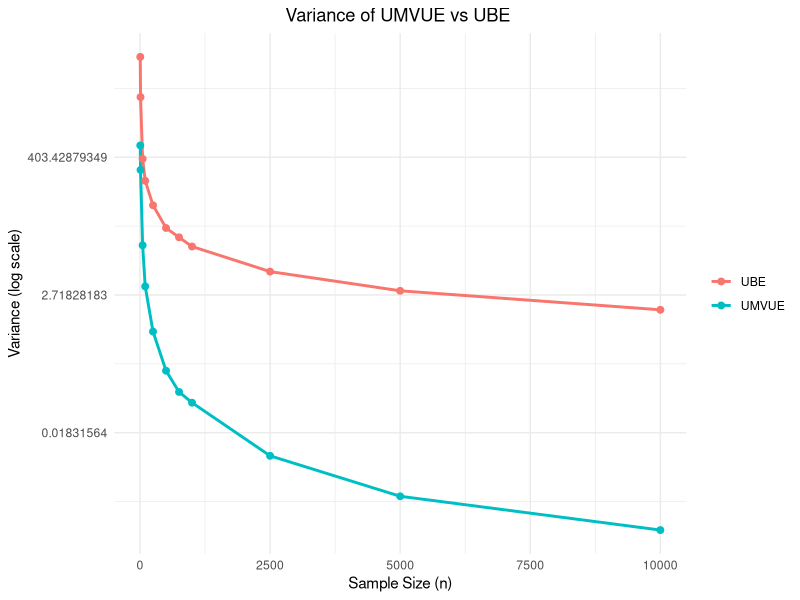

Reproduce this figure in R.
# Generate uniform samples and calculate variances of UMVUE and UBE estimators

range_of_n <- c(5,10,50,100,250,500,750,1000,2500,5000,10000)  # Different sample sizes
theta = 4  # True parameter theta for the uniform distribution
iterations = 1000  # Number of iterations to simulate
var_umvue <- c()  # Vector to store variance of UMVUE estimator
var_ube <- c()  # Vector to store variance of UBE estimator

# Loop over each sample size
for(n in range_of_n) {
  x1 <- c()  # Temporary vector to store UMVUE estimators
  x2 <- c()  # Temporary vector to store UBE estimators
  
  # Simulate data for the given number of iterations
  for(i in 1:iterations) {
    x <- runif(n, 0, theta)  # Generate 'n' random values from uniform(0, theta)
    xn <- max(x)  # Maximum of the sample
    xbar2 <- mean(x) * 2  # Twice the sample mean (used for UBE)
    
    # UMVUE estimator for exp(theta)
    func_of_xn <- exp(xn) + xn * exp(xn) / n
    
    # UBE estimator for exp(theta)
    func <- exp(xbar2)
    
    # Store the estimators in the respective vectors
    theta_umvue <- c(func_of_xn)
    theta_ube <- c(func)
    
    x1 <- c(x1, theta_umvue)  # Append UMVUE estimator to x1
    x2 <- c(x2, theta_ube)  # Append UBE estimator to x2
  }
  
  # Calculate variance for the UMVUE estimator
  v1 <- sum((x1 - exp(theta))^2) / iterations  # Variance formula for UMVUE
  
  # Calculate variance for the UBE estimator
  v2 <- sum((x2 - exp(theta))^2) / iterations  # Variance formula for UBE
  
  # Append variances to respective vectors
  var_umvue <- c(var_umvue, v1)
  var_ube <- c(var_ube, v2)
}

# Load ggplot2 library for plotting
library(ggplot2)

# Create a data frame to hold the results
data <- data.frame(
  n = rep(range_of_n, 2),  # Repeating sample sizes for both estimators
  variance = c(var_umvue, var_ube),  # Combine variances for both estimators
  estimator = rep(c("UMVUE", "UBE"), each = length(range_of_n))  # Label each estimator
)

# Plot the data using ggplot2
ggplot(data, aes(x = n, y = variance, color = estimator, group = estimator)) +
  geom_line(linewidth = 1) +  # Draw line for each estimator
  geom_point(size = 2) +  # Draw points for each sample size
  scale_y_continuous(trans = "log") +  # Apply natural log transformation on y-axis
  labs(
    title = "Variance of UMVUE vs UBE ",  # Title of the plot
    x = "Sample Size (n)",  # Label for x-axis
    y = "Variance (log scale)"  # Label for y-axis
  ) +
  theme_minimal() +  # Use minimal theme for better aesthetics
  theme(
    plot.title = element_text(hjust = 0.5),  # Center the plot title
    legend.title = element_blank()  # Remove legend title
  )
